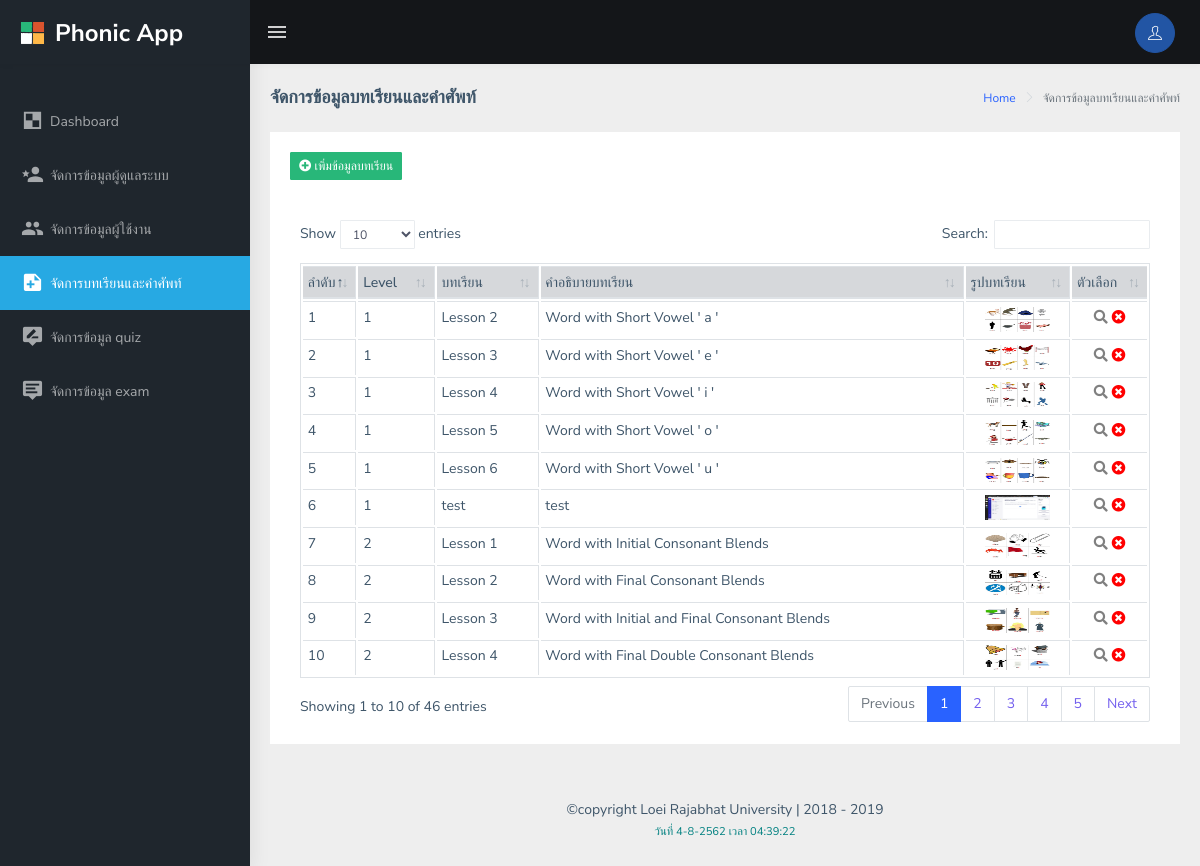
Screenshot of /Admin/Manage-lesson.php (signed in) with the database file from the repository.
### tables this page shows
CREATE TABLE `lesson_detail` (
  `lesson_id` varchar(10) NOT NULL COMMENT 'รหัสบทเรียน',
  `level` varchar(5) NOT NULL COMMENT 'Level No',
  `lesson_no` int(5) NOT NULL COMMENT 'ลำดับบทเรียน',
  `lesson_name` varchar(100) NOT NULL COMMENT 'ชื่อบทเรียน',
  `lesson_desc` varchar(100) NOT NULL COMMENT 'คำอธิบายบทเรียน',
  `small_image` varchar(50) NOT NULL COMMENT 'รูปบทเรียน',
  `big_image` varchar(50) NOT NULL COMMENT 'รูปบทเรียนใหญ่',
  `maxpage` int(11) NOT NULL,
  `youtube` varchar(20) NOT NULL,
  `create_date` timestamp NOT NULL DEFAULT CURRENT_TIMESTAMP ON UPDATE CURRENT_TIMESTAMP
);

### Admin/Manage-lesson.php (the view, shortened to what this page needs)
<?php
include '../db_connection.php';
$sql = "SELECT * FROM lesson_detail ORDER BY `level` ASC";
$query = mysqli_query($conn, $sql);
$date = date("Y-m-d H:i:s");
$datenow = substr($date,0,10);
?>
<!DOCTYPE html>
<html dir="ltr" lang="en">
<head>
    <link href="assets/libs/datatables.net-bs4/css/dataTables.bootstrap4.css" rel="stylesheet">
</head>
<body>
    <div id="main-wrapper">
        <?php include 'template/menu.php'; ?>
        <div class="page-wrapper">
            <div class="page-breadcrumb">
                <div class="row">
                    <div class="col-12 d-flex no-block align-items-center">
                        <h4 class="page-title">จัดการข้อมูลบทเรียนและคำศัพท์</h4>
                        <div class="ml-auto text-right">
                            <nav aria-label="breadcrumb">
                                <ol class="breadcrumb">
                                    <li class="breadcrumb-item"><a href="index.php">Home</a></li>
                                    <li class="breadcrumb-item active" aria-current="page">จัดการข้อมูลบทเรียนและคำศัพท์</li>
                                </ol>
                            </nav>
                        </div>
                    </div>
                </div>
            </div>
            <div class="container-fluid">
                <div class="card">
                    <div class="card-body">
                        <a href="form-add-lesson.php" class="btn btn-success btn-sm"><i class="fas fa-plus-circle"></i> เพิ่มข้อมูลบทเรียน</a>
                    </div>
                    <div class="card-body">
                        <div class="table-responsive">
                            <table id="zero_config" class="table table-bordered table-sm table-hover">
                                <thead class="table-secondary">
                                    <tr>
                                        <th width="15px">ลำดับ</th>
                                        <th>Level</th>
                                        <th>บทเรียน</th>
                                        <th>คำอธิบายบทเรียน</th>
                                        <th>รูปบทเรียน</th>
                                        <th width="50px">ตัวเลือก</th>
                                    </tr>
                                </thead>
                                <tbody>
                                    <?php
                                    $i = 1;
                                    while ($result = mysqli_fetch_array($query, MYSQLI_ASSOC)) {
                                        $datedb = $result['create_date'];
                                        $subdate = substr($datedb, 0,10);
                                        if ($subdate == $datenow) {
                                          $new = '<span class="badge badge-danger badge-pill animated bounce tada infinite"> ล่าสุด </span>';
                                        }elseif ($subdate != $datenow) {
                                            $new = '';
                                        }
                                        ?>
                                        <tr style="background-color:<?= $colors ?>" >
                                            <td ><?= number_format($i); ?></td>
                                            <td><?php echo $result["level"]; ?></td>
                                            <td><?php echo $result["lesson_name"]; ?></td>
                                            <td><?php echo $result["lesson_desc"]; ?> <?= $new ?></td>
                                            <td align="center"><a href="../<?php echo $result["small_image"]; ?>" target="_blank" title="แสดงรูปบทเรียน"><img src="../<?php echo $result["small_image"]; ?>" width="65px" height="25px"></a></td>
                                            <td width="65px;" align="center">
                                                <a href="JavaScript:if(confirm('คุณต้องการดูของ lesson ข้อมูลใช่หรือไม่ ?')==true){window.location='viewlesson.php?lesson_id=<?php echo $result["lesson_id"]; ?>';}" style="color: gray;" title="แก้ไขข้อมูล"><i class="fas fa-search"></i></a>
                                                <a href="JavaScript:if(confirm('คุณต้องการลบข้อมูลใช่หรือไม่ ?')==true){window.location='script/dellesson_script.php?lesson_id=<?php echo $result["lesson_id"]; ?>';}" style="color: red;" title="ลบข้อมูล"><i class="fas fa-times-circle"></i></a>
                                            </td>
                                        </tr>
                                        <?php
                                        $i++;
                                    }
                                    ?>
                                </tbody>
                            </table>
                        </div>
                    </div>
                </div>
            </div>
            <?php include 'template/footer.php'; ?>
        </div>
    </div>
</body>
</html>

### rows the page displays
lesson_detail: level "1", lesson_name "Lesson 2", lesson_desc "Word with Short Vowel ' a '", small_image (picture)
lesson_detail: level "1", lesson_name "Lesson 3", lesson_desc "Word with Short Vowel ' e '", small_image (picture)
lesson_detail: level "1", lesson_name "Lesson 4", lesson_desc "Word with Short Vowel ' i '", small_image (picture)
lesson_detail: level "1", lesson_name "Lesson 5", lesson_desc "Word with Short Vowel ' o '", small_image (picture)
lesson_detail: level "1", lesson_name "Lesson 6", lesson_desc "Word with Short Vowel ' u '", small_image (picture)
lesson_detail: level "1", lesson_name "test", lesson_desc "test", small_image (picture)
lesson_detail: level "2", lesson_name "Lesson 1", lesson_desc "Word with Initial Consonant Blends", small_image (picture)
lesson_detail: level "2", lesson_name "Lesson 2", lesson_desc "Word with Final Consonant Blends", small_image (picture)
lesson_detail: level "2", lesson_name "Lesson 3", lesson_desc "Word with Initial and Final Consonant Blends", small_image (picture)
lesson_detail: level "2", lesson_name "Lesson 4", lesson_desc "Word with Final Double Consonant Blends", small_image (picture)
